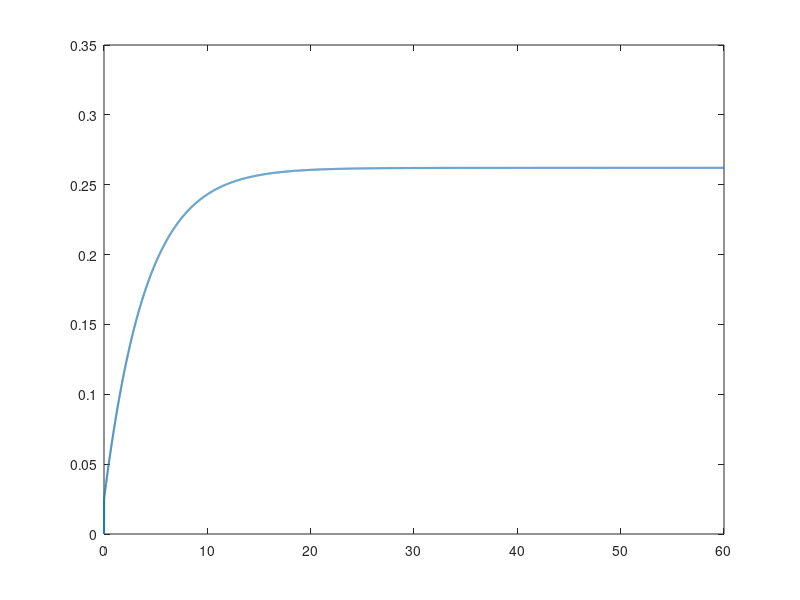

MATLAB code to generate this figure: (Note: this script raises an error after producing the figure.)
%% plot_phase5.m  —  Phase 5 Diagnostic Plots
%
% Generates four figures from the closed-loop step response data
% saved by test_phase5_control.m.
%
% HOW TO RUN:
%   >> plot_phase5

if ~exist('phase5_results.mat','file')
    error('Run test_phase5_control first.');
end
load('phase5_results.mat');

lw = 1.5; fs = 11;
c_actual = [0.13 0.47 0.71];
c_ref    = [0.84 0.15 0.16];
c_aux    = [0.17 0.63 0.17];
close all;

% =========================================================================
% Figure 1 — Surge step response
% =========================================================================
figure(1);
set(gcf,'Name','Phase 5 — Surge step response','NumberTitle','off','Position',[50 500 650 320]);
plot(results.t1, results.X1(:,1), 'Color',c_actual,'LineWidth',lw); hold on;
yline(1.5,'--','Color',c_ref,'LineWidth',1,'Label','Reference 1.5 m/s');
yline(1.4,':','Color',c_aux,'LineWidth',1,'Label','±0.1 band');
yline(1.6,':','Color',c_aux,'LineWidth',1);
xlabel('Time (s)','FontSize',fs); ylabel('u  (m/s)','FontSize',fs);
title('Surge: step 0 → 1.5 m/s','FontSize',fs); grid on; xlim([0 60]); ylim([-0.1 2]);

% =========================================================================
% Figure 2 — Depth step response
% =========================================================================
figure(2);
set(gcf,'Name','Phase 5 — Depth step response','NumberTitle','off','Position',[50 100 900 500]);

subplot(2,2,1)
plot(results.t2, results.X2(:,9), 'Color',c_actual,'LineWidth',lw); hold on;
yline(results.z_des,'--','Color',c_ref,'LineWidth',1,'Label',sprintf('%.0fm target',results.z_des));
xlabel('t (s)','FontSize',fs); ylabel('z_D (m)  +ve=down','FontSize',fs);
title('Depth','FontSize',fs); grid on; set(gca,'YDir','reverse');

subplot(2,2,2)
plot(results.t2, rad2deg(results.X2(:,11)), 'Color',c_aux,'LineWidth',lw); hold on;
yline(0,'-k','LineWidth',0.5);
xlabel('t (s)','FontSize',fs); ylabel('theta (deg)','FontSize',fs);
title('Pitch angle','FontSize',fs); grid on;

subplot(2,2,3)
plot(results.t2, results.X2(:,1), 'Color',c_actual,'LineWidth',lw);
xlabel('t (s)','FontSize',fs); ylabel('u (m/s)','FontSize',fs);
title('Surge speed during dive','FontSize',fs); grid on;

subplot(2,2,4)
plot(results.t2, results.X2(:,3), 'Color',c_actual,'LineWidth',lw); hold on;
yline(0,'-k','LineWidth',0.5);
xlabel('t (s)','FontSize',fs); ylabel('w (m/s)','FontSize',fs);
title('Heave velocity','FontSize',fs); grid on;

sgtitle('Phase 5: Depth step 0 → 5m at u=1.5 m/s','FontSize',fs);

% =========================================================================
% Figure 3 — Heading step 0 → 45 deg
% =========================================================================
figure(3);
set(gcf,'Name','Phase 5 — Heading step response','NumberTitle','off','Position',[710 500 650 320]);
plot(results.t3, rad2deg(results.X3(:,12)), 'Color',c_actual,'LineWidth',lw); hold on;
yline(rad2deg(results.psi_des),'--','Color',c_ref,'LineWidth',1,'Label','45 deg target');
yline(rad2deg(results.psi_des)+3,':','Color',c_aux,'LineWidth',1,'Label','±3 deg band');
yline(rad2deg(results.psi_des)-3,':','Color',c_aux,'LineWidth',1);
xlabel('Time (s)','FontSize',fs); ylabel('psi (deg)','FontSize',fs);
title('Heading: step 0 → 45 deg','FontSize',fs); grid on; xlim([0 40]);

% =========================================================================
% Figure 4 — Heading across ±pi boundary
% =========================================================================
figure(4);
set(gcf,'Name','Phase 5 — Boundary crossing test','NumberTitle','off','Position',[710 100 650 320]);
plot(results.t4, rad2deg(results.X4(:,12)), 'Color',c_actual,'LineWidth',lw); hold on;
yline(-170,'--','Color',c_ref,'LineWidth',1,'Label','-170 deg target');
yline(0,'-k','LineWidth',0.5,'Label','0 deg start');
xlabel('Time (s)','FontSize',fs); ylabel('psi (deg)','FontSize',fs);
title('Heading boundary test: 0 → -170 deg (short-way turn)','FontSize',fs);
grid on; xlim([0 60]);

fprintf('\nPhase 5 plots generated (Figures 1-4).\n');
fprintf('Expected observations:\n');
fprintf('  Fig 1: Smooth S-curve to 1.5 m/s, no oscillation\n');
fprintf('  Fig 2: Depth reaches 5m, pitch stays within ±25 deg\n');
fprintf('  Fig 3: Heading reaches 45 deg in < 30s, small overshoot\n');
fprintf('  Fig 4: Turns LEFT (negative psi), never goes positive\n\n');
fprintf('If any response looks wrong → retune auv.ctrl gains in auv_params.m\n');
fprintf('and re-run the gate test. No other files need changes.\n\n');
